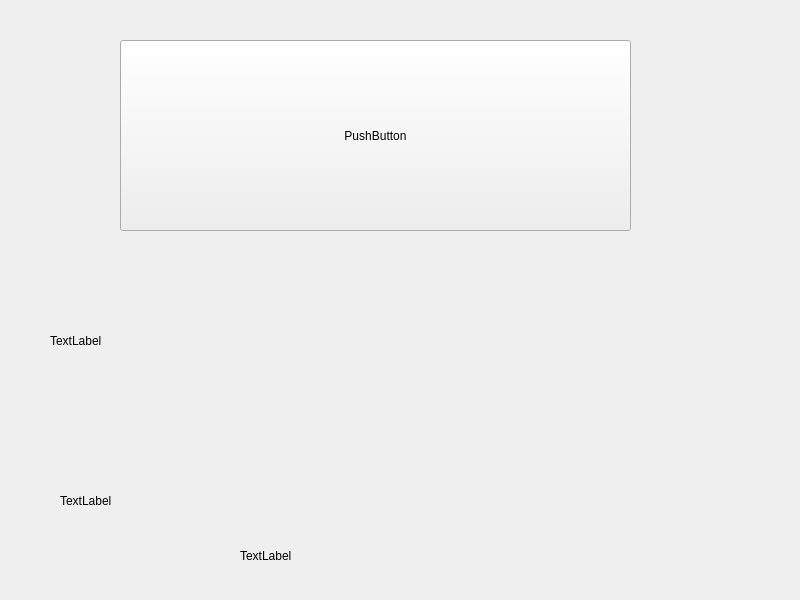
<?xml version="1.0" encoding="UTF-8"?>
<ui version="4.0">
 <class>Widget</class>
 <widget class="QWidget" name="Widget">
  <property name="geometry">
   <rect>
    <x>0</x>
    <y>0</y>
    <width>800</width>
    <height>600</height>
   </rect>
  </property>
  <property name="windowTitle">
   <string>Widget</string>
  </property>
  <widget class="QPushButton" name="pushButton">
   <property name="geometry">
    <rect>
     <x>120</x>
     <y>40</y>
     <width>511</width>
     <height>191</height>
    </rect>
   </property>
   <property name="text">
    <string>PushButton</string>
   </property>
  </widget>
  <widget class="QLabel" name="label">
   <property name="geometry">
    <rect>
     <x>60</x>
     <y>470</y>
     <width>701</width>
     <height>61</height>
    </rect>
   </property>
   <property name="text">
    <string>TextLabel</string>
   </property>
  </widget>
  <widget class="QLabel" name="label_2">
   <property name="geometry">
    <rect>
     <x>50</x>
     <y>240</y>
     <width>701</width>
     <height>201</height>
    </rect>
   </property>
   <property name="text">
    <string>TextLabel</string>
   </property>
  </widget>
  <widget class="QLabel" name="label_3">
   <property name="geometry">
    <rect>
     <x>240</x>
     <y>540</y>
     <width>301</width>
     <height>31</height>
    </rect>
   </property>
   <property name="text">
    <string>TextLabel</string>
   </property>
  </widget>
 </widget>
 <resources/>
 <connections/>
</ui>
